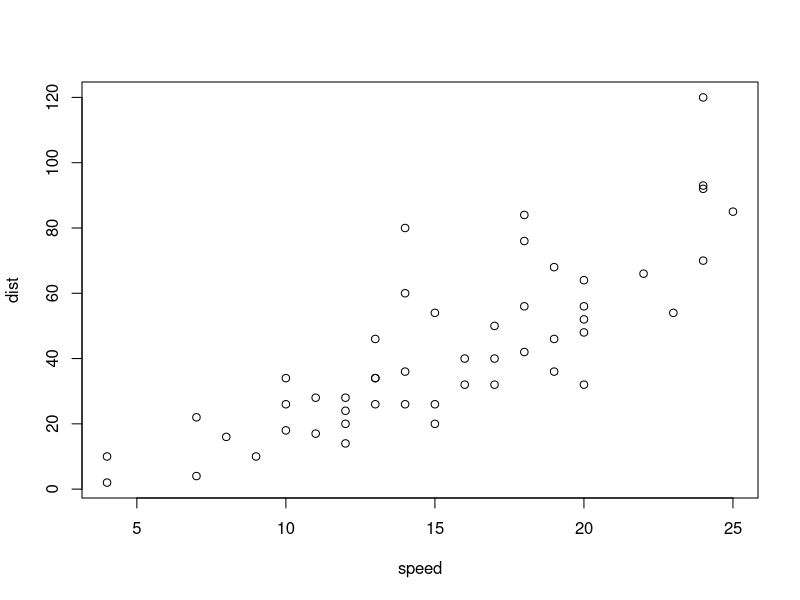
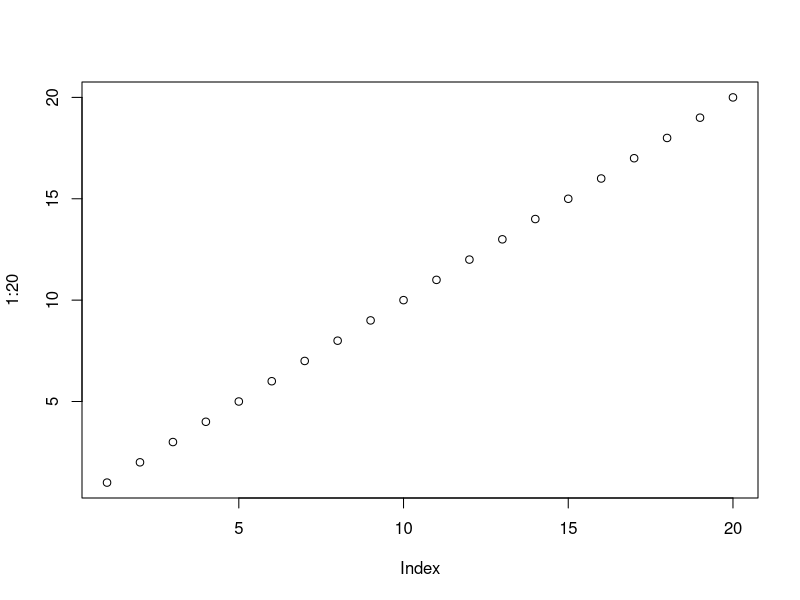
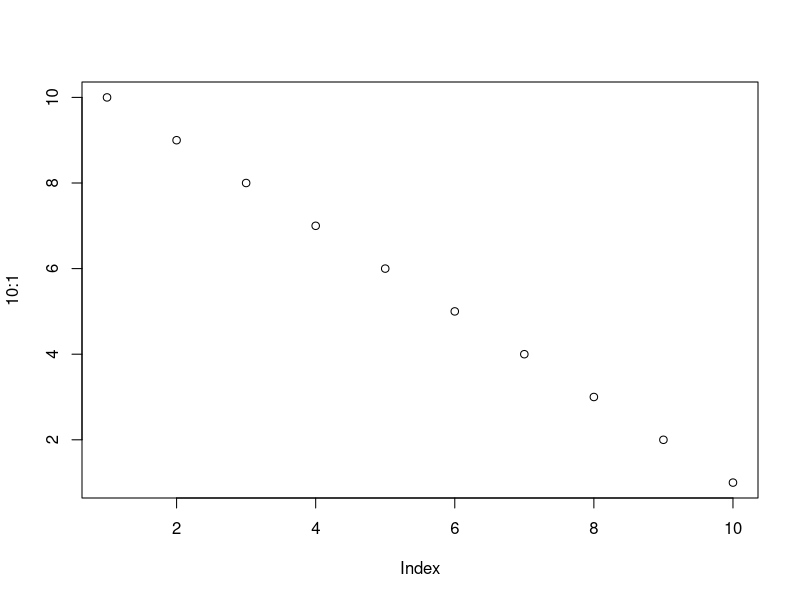

The R script that drew these images, in order:
## ---- chunk 1
plot(cars)
## ---- chunk 2
plot(1:20)
## ---- chunk 3
plot(10:1)
